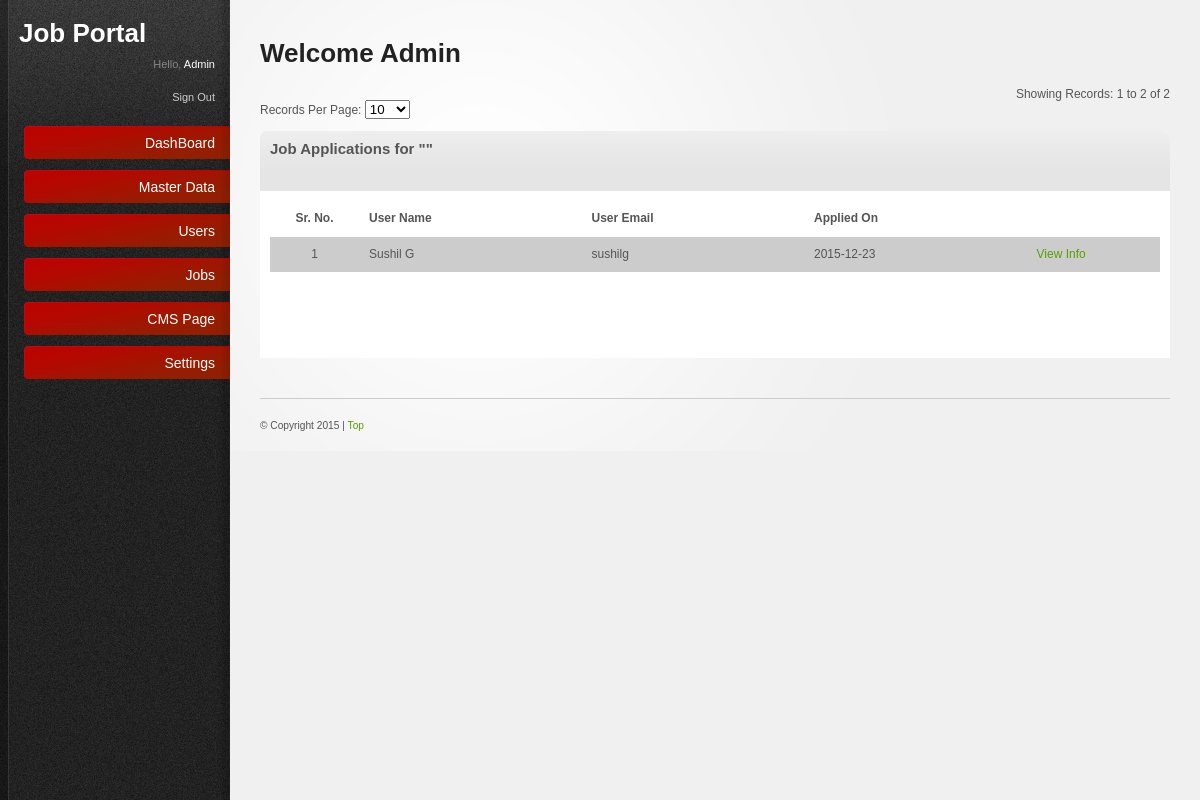
/admin/job_apps.php?jid=4 (signed in), run on the app's committed database.
### tables this page shows
CREATE TABLE `jobs_apply` (
  `id` int(11) NOT NULL AUTO_INCREMENT,
  `uid` int(11) NOT NULL,
  `jid` int(11) NOT NULL,
  `created` date NOT NULL,
  PRIMARY KEY (`id`)
);

CREATE TABLE `users` (
  `uid` int(11) NOT NULL AUTO_INCREMENT,
  `fullname` varchar(51) NOT NULL,
  `emailid` varchar(51) NOT NULL,
  `password` varchar(211) NOT NULL,
  `mobile` varchar(51) NOT NULL,
  `utype` enum('employee','employer') NOT NULL,
  `created` datetime NOT NULL,
  PRIMARY KEY (`uid`)
);

### admin/includes/paging.inc.php (called while the page is built, shortened)
<?php
class Pager {
function pageSize($size)
{
if(!empty($size))
{
return $size;
}else{
return 25;
}
}
function findStart($limit) {
if ((!isset($_GET['page'])) || ($_GET['page'] == "1")) {
$start = 0;
}
else {
$start = ($_GET['page']-1) * $limit;
}
return $start;
}
function pageList($curpage, $pages,$pagesize,$queryString=false)
{
$page_list = "";
$limit=$pages-4;
$startpage=$curpage;
if($pages<=5)
{
$startpage=1;
$lastpage=$pages;
}
elseif($startpage>$limit)
{
$startpage=$limit;
$lastpage=$pages;
}
else
{
$lastpage=$startpage+4;
}
for ($i=$startpage; $i<=$pages and $i<=$lastpage; $i++)
{
if ($i == $curpage)
{
$page_list .= "<b>".$i."</b>";
}
else
{
$page_list .= "<a href=\"".$_SERVER['PHP_SELF']."?page=".$i."&".$queryString."&pagesize=".$pagesize."\" title=\"Page ".$i."\">".$i."</a>";
}
$page_list .= " ";
}
$page_list .= "</td>\n";
return $page_list;
}
function showingRecords($start,$limit,$count) {
$toEnd=$start+$limit;
if($toEnd>$count) {
$endPoint=$count;
}else {
$endPoint=$toEnd;
}
return ($start+1)." to ".$endPoint." of ".$count;
}
}
?>

### admin/includes/generalFunction.php (called while the page is built, shortened)
<?php
function get_user($uid) {
	$qry = "select uid, fullname, emailid, utype from users where uid='$uid'";
	$get = mysql_query($qry);
	$fetch = mysql_fetch_array($get);
	$return = $fetch;
	return $return;
}
?>

### admin/job_apps.php (the view, shortened to what this page needs)
<?php
	require_once("includes/paging.inc.php");
	require_once("includes/generalFunction.php");
	$paging = new Pager;
	$pagesize=$_GET['pagesize'];
	$jid = $_GET['jid'];
    $sql="select * from jobs_apply where jid	='$jid' order by jid";
	$limit=$paging->pageSize($pagesize);
	$start = $paging->findStart($limit);
	$ExecQuery=mysql_query($sql) or die(mysql_error());
	$count=mysql_num_rows($ExecQuery);
	$showingR=$paging->showingRecords($start,$limit,$count);
	$Exec=mysql_query("$sql $orders LIMIT  $start , $limit") or die(mysql_error());
    $countrecord=mysql_num_rows($Exec);
?>
<!DOCTYPE html PUBLIC "-//W3C//DTD XHTML 1.0 Strict//EN"
"http://www.w3.org/TR/xhtml1/DTD/xhtml1-strict.dtd">
<html xmlns="http://www.w3.org/1999/xhtml">
	<head>
		<link rel="stylesheet" href="resources/css/reset.css" type="text/css" media="screen" />
		<link rel="stylesheet" href="resources/css/style.css" type="text/css" media="screen" />
		<link rel="stylesheet" href="resources/css/invalid.css" type="text/css" media="screen" />
	</head>
	<body>
    <div id="body-wrapper">
	  <? include('left.php');	?>
     <div id="main-content">
			<h2>Welcome <?=ucfirst($_SESSION["username"]); ?></h2>
				 <tr>
		<td>
			<br>
					<?
  if($countrecord>0) {
  ?>
		<div align="right">Showing Records: <?=$showingR?></div>
		<div>Records Per Page:
			<select name="pagesize" id="pagesize" onchange="location.href='job_apps.php?&pagesize='+this.value">
           		<option value="10" <? if($pagesize==10){echo "selected";} ?>>10</option>
			 </select>
		</div><br />
		<?
	}
		?>
		</td></tr>
			<table border="0" cellpadding="0" cellspacing="0" width="100%">
			  <tbody>
			  <tr>
				<td class="content-box-header">
					<b style='font-size:15px;'>Job Applications for "<?=$_GET['title']?>"</b>
				   </td>
			  </tr>
			</tbody>
			</table>
		<table border="0" cellpadding="0" cellspacing="0">
			<tr>
				<td>
        <form method="post" name="frm" id="form1" onsubmit="return chkForm(this);">
	     <table class="tableList" border="0" cellpadding="0" cellspacing="1" width="100%">
		  <tbody>
  <?
  if($countrecord>0) {
    ?>
		  <tr>
			 <th width="10%" bgcolor="#FFFFFF"><b>Sr. No. </b></th>
              <th align="left" width="25%" bgcolor="#FFFFFF"><b>User Name</b> </th>
              <th align="left" width="25%" bgcolor="#FFFFFF"><b>User Email</b> </th>
              <th align="left" width="25%" bgcolor="#FFFFFF"><b>Applied On</b> </th>
              </tr>
              <?
				$i=0;
             	while($records=mysql_fetch_array($Exec)) {
				if($i%2==0){$CL="#CCCCCC";}else{$CL="#FFFFFF";}
				$user = get_user($records['uid']);
				if($user['utype']=='employee') {
					$i++;
              ?>
			  <tr>
				<td align="center" bgcolor='<?=$CL?>'><?=$i?></td>
                <td bgcolor='<?=$CL?>'><? echo $user['fullname'];?> </td>
                <td bgcolor='<?=$CL?>'><? echo $user['emailid'];?> </td>
                <td bgcolor='<?=$CL?>'><? echo $records['created'];?> </td>
				<td bgcolor='<?=$CL?>'><a href="user_edit.php?uid=<? echo $user['uid'];?>">View Info</a></td>
  			</tr>
				<? }
          }
              ?>
            </tbody>
          </table>
          <table border="0" cellpadding="0" cellspacing="0" width="100%">
          <tbody>
          <tr>
          	<td>&nbsp;</td>
          </tr>
          <tr>
          	<td>
          		<table border="0" cellpadding="0" cellspacing="0" width="100%">
	          		<tr>
	          			<td width="90%" align="center">
	          			</td>
	          		</tr>
          		</table>
          	</td>
          </tr>
          <?
      }else{
	     echo '<tr>
          	<td align="center">
          		No Records
          	</td>
          </tr>';
      }
          ?>
        </tbody>
        </table>
      </form>
		</td>
			</tr>
        </table>
    <? require('footer.php') ?>
</div>
</div>
</div></body>
</html>

### admin/resources/css/style.css (style rules this page uses)
html { font-size: 100%; height: 100%; margin-bottom: 1px; }
body { font-family: Arial, Helvetica, sans-serif; color: #555; background: #f0f0f0 url('../images/bg-body.gif') top left repeat-y; font-size: 12px; }
#body-wrapper { background: url('../images/bg-radial-gradient.gif') fixed 230px top no-repeat; }
h1, h2, h3, h4, h5, h6 { font-family: Helvetica, Arial, sans-serif; color: #222; font-weight: bold; }
h2 { font-size: 26px; padding: 0 0 10px 0; }
a { color: #57a000; text-decoration: none; }
#main-content { margin: 0 30px 0 260px; padding: 40px 0 0 0; }
.content-box-header { background: #e5e5e5 url('../images/bg-content-box.gif') top left repeat-x; margin-top: 1px; height: 40px; }
#main-content table { width: 100%; }
#main-content tbody { border-bottom: 1px solid #ddd; }
#main-content tbody tr { background: #fff; }
#main-content table td, #main-content table th { padding: 10px; line-height: 1.3em; }

### admin/resources/css/invalid.css (style rules this page uses)
.content-box, .content-box-header, ul.content-box-tabs li a.current, .shortcut-button, .notification { -moz-border-radius: 6px; -webkit-border-radius: 6px; border-radius: 6px; }
.content-box-header { -moz-border-radius-bottomleft: 0; -moz-border-radius-bottomright: 0; -webkit-border-bottom-left-radius: 0; -webkit-border-bottom-right-radius: 0; border-bottom-left-radius: 0; border-bottom-right-radius: 0; }

### data on the page
jobs_apply: uid.fullname "Sushil G", uid.emailid "sushilg", created "2015-12-23"

### other printed values
$_SESSION["username"] "Admin"
$showingR "1 to 2 of 2"
